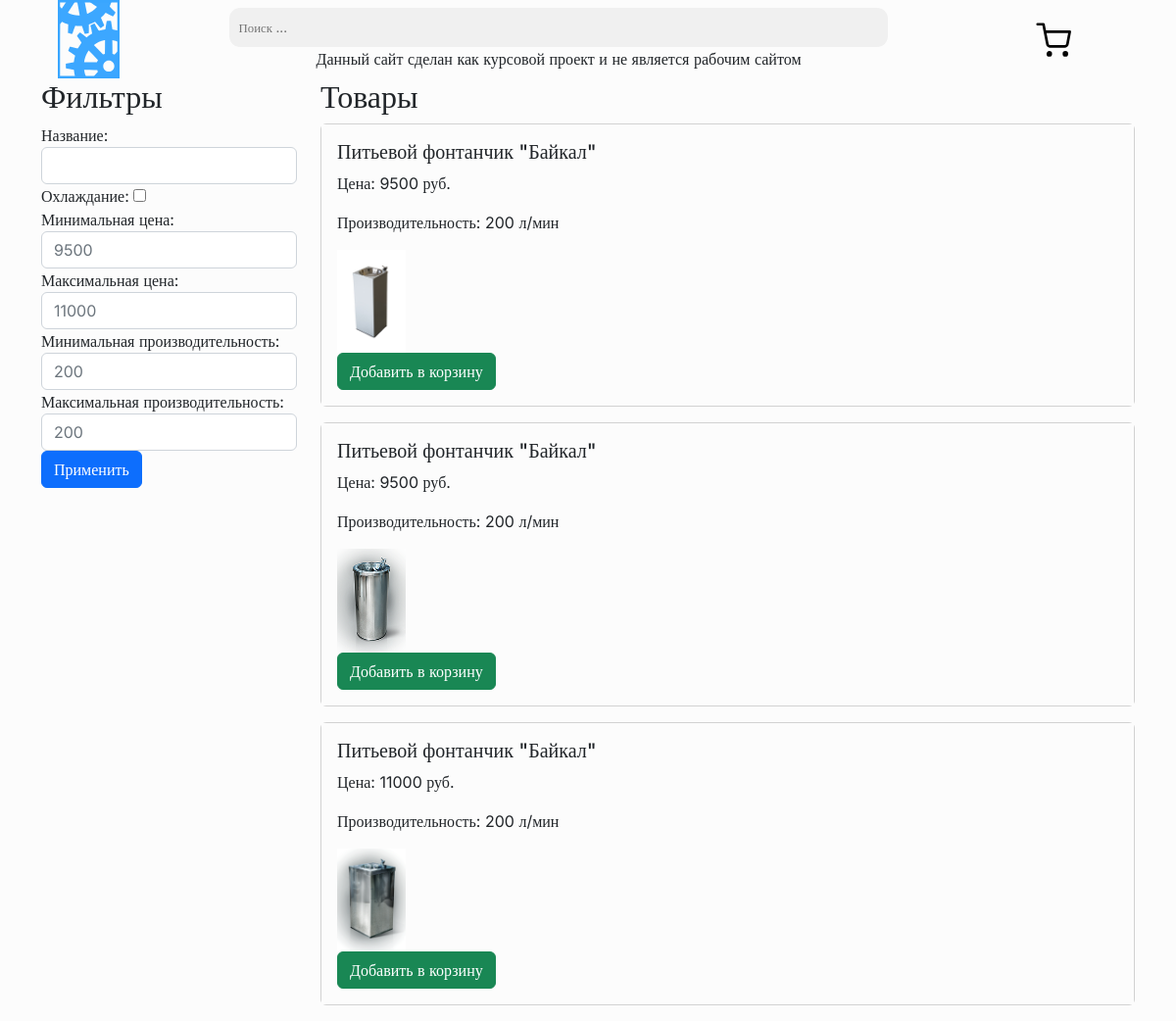
Page /katalog.php?table_name=Fountains&coling=0 on the committed database.
### tables this page shows
CREATE TABLE `Fountains` (
  `id` int NOT NULL,
  `Name` varchar(255) NOT NULL,
  `Price` int NOT NULL,
  `gabarit_Length` int NOT NULL,
  `gabarit_Width` int NOT NULL,
  `gabarit_Height` int NOT NULL,
  `Weight` int NOT NULL,
  `Filter` varchar(255) NOT NULL,
  `Performance` int NOT NULL,
  `Сooling` varchar(255) NOT NULL,
  `img` varchar(255) NOT NULL,
  `material` varchar(255) DEFAULT NULL
);

### katalog.php (the view, shortened to what this page needs)
<!DOCTYPE html>
<html lang="en">
<head>
    <link rel="stylesheet" type="text/css" href="../assets\css\style.css">
    <link href="https://cdn.jsdelivr.net/npm/bootstrap@5.2.3/dist/css/bootstrap.min.css" rel="stylesheet">
</head>
<body>
    <?php
    include_once("assets/php/connect.php");
    include_once("assets/page/header/head.php");
    ?>
    <div id="osnova">
        <?php
        $table = $_GET['table_name'];
        if ($table == "Fountains") {
            $chillGuy = $_GET['coling'];
            if ($chillGuy==1 ||  (isset($_GET['colling'])&& $_GET['colling']=="on")) {
                $query = "SELECT * FROM  $table WHERE Сooling = 1";
            }
            else{
                $query = "SELECT * FROM  $table WHERE Сooling = 0";
            }
            $result = $connect->query($query);
            $filters = array('filter' => '', 'min_price' => 0, 'max_price' => 99999999, 'min_performance' => 0, 'max_performance' => 99999999);
            $filtered_result = array();
            $min_price = 99999999;
            $max_price = 0;
            $min_performance = 99999999;
            $max_performance = 0;
            while ($row = $result->fetch_assoc()) {
                if (
                    $row['Price'] >= $filters['min_price'] &&
                    $row['Price'] <= $filters['max_price'] &&
                    $row['Performance'] >= $filters['min_performance'] &&
                    $row['Performance'] <= $filters['max_performance'] && ($filters['filter'] == '' || strpos($row['Name'], $filters['filter']) !== false)
                ) {
                    $filtered_result[] = $row;
                } else {
                    echo $filters['filter']
                    ;
                }
                if ($row['Price'] < $min_price) {
                    $min_price = $row['Price'];
                }
                if ($row['Price'] > $max_price) {
                    $max_price = $row['Price'];
                }
                if ($row['Performance'] < $min_price) {
                    $min_performance = $row['Performance'];
                }
                if ($row['Performance'] > $max_performance) {
                    $max_performance = $row['Performance'];
                }
            }
        }
        else{
            $query = "SELECT * FROM  $table WHERE";
        }
        ?>
        <div class="container">
            <div class="row">
                <div class="col-md-3">
                    <h2>Фильтры</h2>
                    <form>
                        <div class="form-group">
                            <label for="filter">Название:</label>
                            <input type="text" class="form-control" id="filter" name="filter"
                                value="<?php echo $filters['filter']; ?>">
                        </div>
                        <div class="form-group">
                            <label for="filter">Охлаждание:</label>
                            <input type="checkbox" class="" id="colling" name="colling"></div>
                        <div class="form-group">
                            <label for="min_price">Минимальная цена:</label>
                            <input type="number" class="form-control" id="min_price" name="min_price"
                                value="<?php echo $min_price_q; ?>" placeholder="<?php echo $min_price; ?>">
                        </div>
                        <div class="form-group">
                            <label for="max_price">Максимальная цена:</label>
                            <input type="number" class="form-control" id="max_price" name="max_price"
                                value="<?php echo $max_price_q; ?>" placeholder="<?php echo $max_price; ?>">
                        </div>
                        <div class="form-group">
                            <label for="min_performance">Минимальная производительность:</label>
                            <input type="number" class="form-control" id="min_performance" name="min_performance"
                                value="<?php echo $min_performance_q; ?>" placeholder="<?php echo $min_performance; ?>">
                        </div>
                        <div class="form-group">
                            <label for="max_performance">Максимальная производительность:</label>
                            <input type="number" class="form-control" id="max_performance" name="max_performance"
                                value="<?php echo $max_performance_q; ?>" placeholder="<?php echo $max_performance; ?>">
                        </div>
                        <button type="submit" class="btn btn-primary">Применить</button>
                    </form>
                </div>
                <div class="col-md-9">
                    <h2>Товары</h2>
                    <?php if ($table == "Fountains") {
                        foreach ($filtered_result as $row) { ?>
                            <div class="card mb-3">
                                <div class="card-body">
                                    <div class="row">
                                        <div class="col-md-8"
                                            onclick="location.href='../tovar_page.php?id=<?php echo $row['id']; ?>&table_name=<?php echo urlencode($table); ?>';">
                                            <h5 class="card-title"><?php echo $row['Name']; ?></h5>
                                            <p class="card-text">Цена: <?php echo $row['Price']; ?> руб.</p>
                                            <p class="card-text">Производительность: <?php echo $row['Performance']; ?> л/мин
                                            </p>
                                            <img class="img_cartochka" src="<?php echo "../" . $row['img']; ?>">
                                            <form method="post" id="add_to_karzina">
                                                <button type="submit" class="btn btn-success">Добавить в корзину</button>
                                            </form>
                                        </div>
                                    </div>
                                </div>
                            </div>
                        <?php }
                    } ?>
                </div>
            </div>
        </div>
    </div>
</body>
</html>

### assets/page/header/head.php (shortened to what this page needs)
<link rel="stylesheet" type="text/css" href="../assets\css\style.css">
<header id="up_header1" >
            <div class="logo_and_text"
            onclick="location.href='../';">
            </div>
            <div id="header_center" style="position: relative;">
                <input type="search" placeholder="Поиск ..." id="search">
                Данный сайт сделан как курсовой проект и не является рабочим сайтом
            </div>
            <div id="karzina_zxc">
            <a href="../cart.php">
                <img src="assets/img/shopping-cart.svg" alt="" style=" height: 5vh;">
            </a>
            </div>
    </header>

### assets/css/style.css (style rules this page uses)
* { padding: 0; margin: 0; gap: 0; background-color: #FCFCFC; font-family: inter; }
#up_header1 { display: flex; width: 100%; justify-content: center; }
.logo_and_text { width: 10%; height: 10vh; background-image: url('../img/logo_final.svg'); background-repeat: no-repeat; background-size: contain; background-position: center; }
#header_center { align-items: center; width: 70%; display: flex; justify-content: center; flex-direction: column; }
#header_center input { width: 80%; height: 5vh; font-weight: 500; font-size: 1.6vh; background-color: #F0F0F0; border-radius: 1.4vh; border: 0; box-sizing: border-box; padding: 1.2vh; }
#karzina_zxc { width: 15%; display: flex; align-items: center; justify-content: center; }
#osnova { display: flex; justify-content: space-around; }
.img_cartochka { width: 70px; }

### katalog.php (style rules this page uses)
.img_cartochka { width: 70px; }

### rows in the picture
fountains: min_price "9500", max_performance "200", Name "Питьевой фонтанчик \"Байкал\"", Price "9500", Performance "200", shows a picture
fountains: max_price "11000", min_performance "200", Name "Питьевой фонтанчик \"Байкал\"", Price "11000", Performance "200", shows a picture
fountains: Name "Питьевой фонтанчик \"Байкал\"", Price "9500", Performance "200", shows a picture
